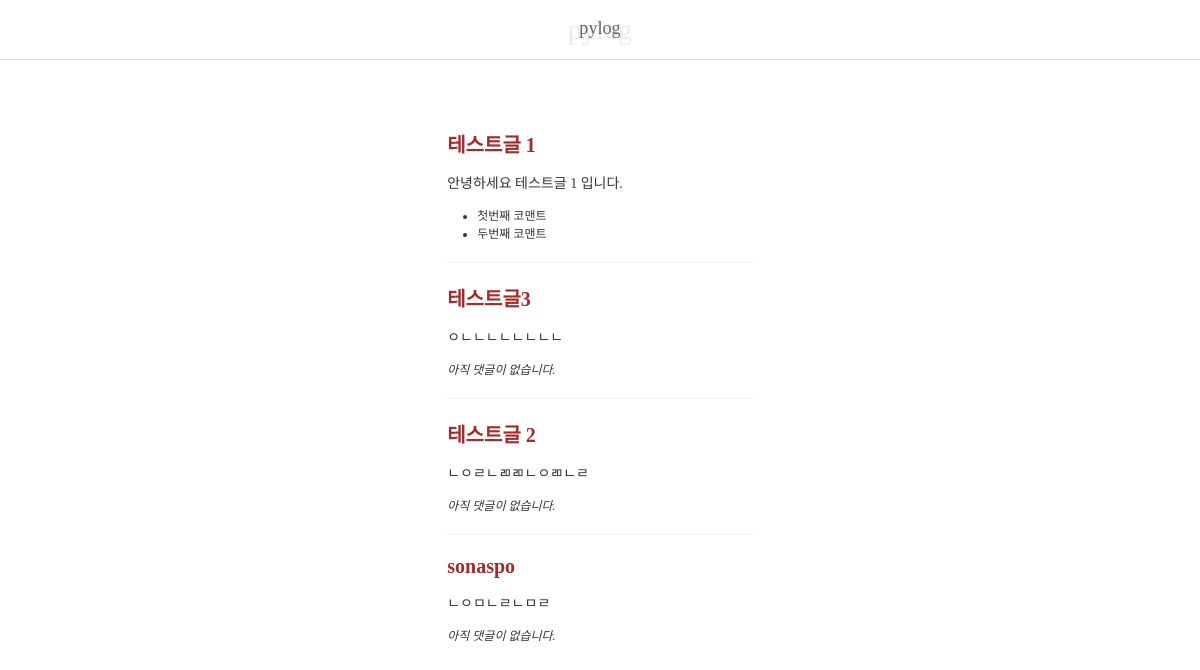
The app's page /, older data.
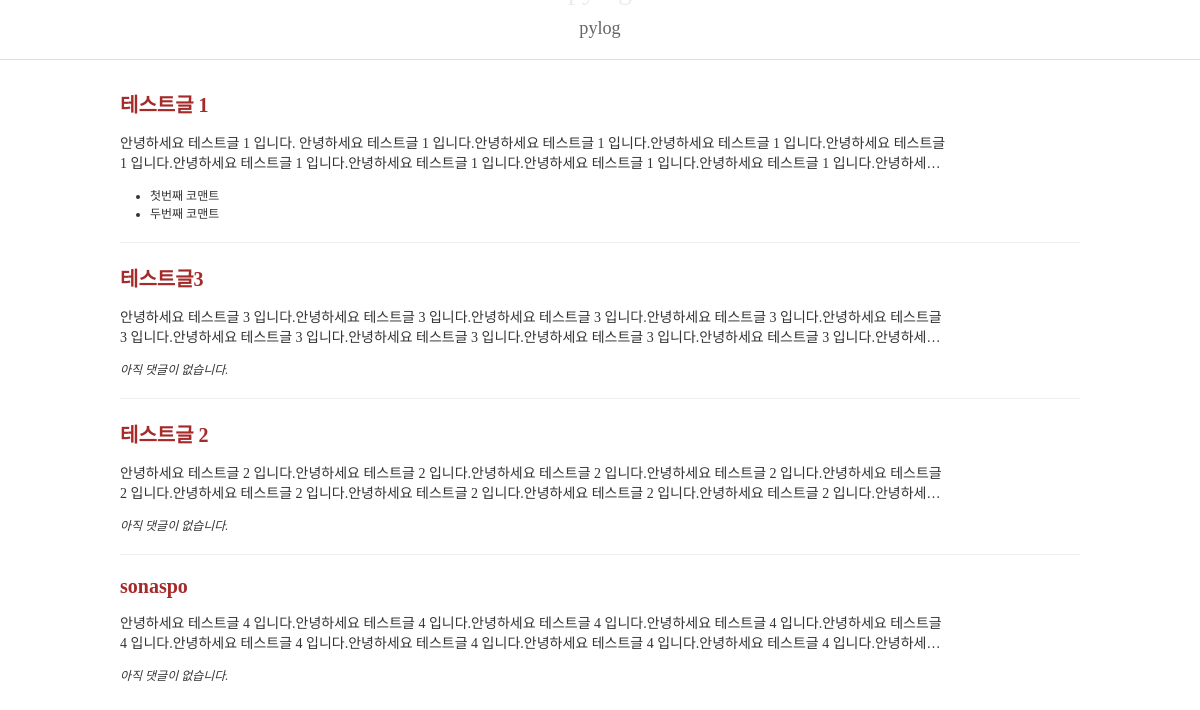
The same page, newer data.
### blog/models.py (models this page shows, shortened)
class Post(models.Model):
    title = models.CharField('포스트 제목', max_length=100)
    content = models.TextField('포스트 내용')
    thumbnail = models.ImageField('썸네일 이미지', upload_to='post', blank=True)

### config/views.py (the view)
# urls.py: path("", index), # 경고 없을때 index 페이지로 연결
def index(request):
    posts = Post.objects.all()
    context = {
        'posts':posts,
    }
    return render(request, 'index.html', context)

### templates/index.html
{% load static %}
<!doctype html>
<html lang="ko">
<head>
    <link rel="stylesheet" href="{% static 'css/style.css' %}">
</head>
<body>
    <div id="navbar">
        <span>pylog</span>
    </div>
    <div id="index">
        <h1><a href="/posts/">pylog</a></h1>
        <div id="post-list">
            <ul class="posts">
                {% for post in posts %}
                <li class="post">
                    <div class="title">{{ post.title }}</div>
                    <p>{{ post.content }}</p>
                    <ul class="comments">
                        {% for comment in post.comment_set.all %}
                        <li class="comment">{{ comment.content }}</li>
                        {% empty %}
                        <li class="comment-empty">아직 댓글이 없습니다.</li>
                        {% endfor %}
                    </ul>
                </li>
                {% endfor %}
            </ul>
        </div>
    </div>
</body>
</html>

Row changes from the older to the newer data that the page shows:
changed Post "테스트글 1": content "안녕하세요 테스트글 1 입니다." → "안녕하세요 테스트글 1 입니다. 안녕하세요 테스트글 1 입니다.안녕하세요 테스트글 1 입니다.안녕하세요 테스트글 1 입니다.안녕하세요 테스트글 1 입니다.안녕하세요 테스트글 1 입니다.안녕하세요 테스트글 1 입니다.안녕하세요 테스트글 1 입니다.안녕하세요 테스트글 1…"
changed Post "테스트글3": content "ㅇㄴㄴㄴㄴㄴㄴㄴㄴ" → "안녕하세요 테스트글 3 입니다.안녕하세요 테스트글 3 입니다.안녕하세요 테스트글 3 입니다.안녕하세요 테스트글 3 입니다.안녕하세요 테스트글 3 입니다.안녕하세요 테스트글 3 입니다.안녕하세요 테스트글 3 입니다.안녕하세요 테스트글 3 입니다.안녕하세요 테스트글 3…"
changed Post "테스트글 2": content "ㄴㅇㄹㄴㄻㄻㄴㅇㄻㄴㄹ" → "안녕하세요 테스트글 2 입니다.안녕하세요 테스트글 2 입니다.안녕하세요 테스트글 2 입니다.안녕하세요 테스트글 2 입니다.안녕하세요 테스트글 2 입니다.안녕하세요 테스트글 2 입니다.안녕하세요 테스트글 2 입니다.안녕하세요 테스트글 2 입니다.안녕하세요 테스트글 2…"
changed Post "sonaspo": content "ㄴㅇㅁㄴㄹㄴㅁㄹ" → "안녕하세요 테스트글 4 입니다.안녕하세요 테스트글 4 입니다.안녕하세요 테스트글 4 입니다.안녕하세요 테스트글 4 입니다.안녕하세요 테스트글 4 입니다.안녕하세요 테스트글 4 입니다.안녕하세요 테스트글 4 입니다.안녕하세요 테스트글 4 입니다.안녕하세요 테스트글 4…"
